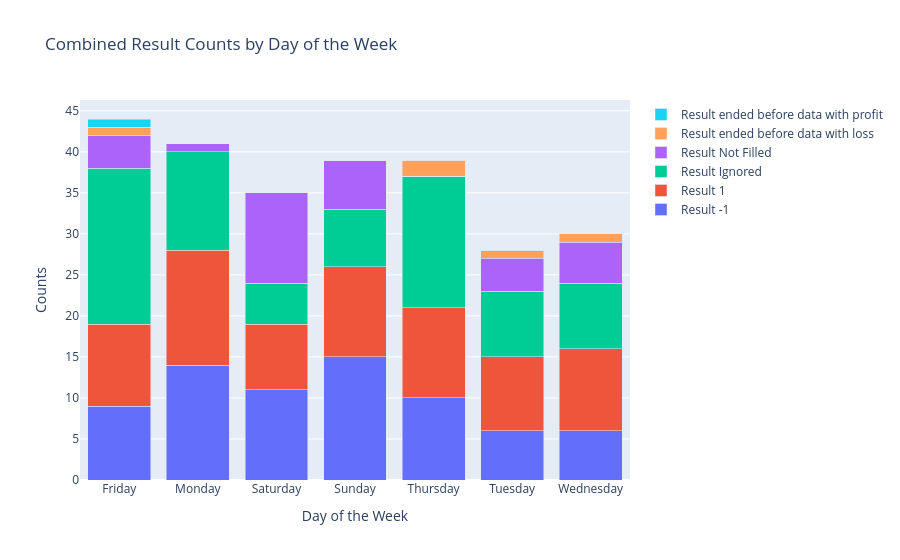

Notebook code for this chart:
### Code cell
import plotly.graph_objects as go
# Plotting the combined result counts by day of the week using Plotly
fig = go.Figure()

for result in combined_result_counts.columns:
    fig.add_trace(go.Bar(
        x=combined_result_counts.index,
        y=combined_result_counts[result],
        name=f'Result {result}'
    ))

fig.update_layout(
    title='Combined Result Counts by Day of the Week',
    xaxis_title='Day of the Week',
    yaxis_title='Counts',
    barmode='stack'
)

fig.show()

### Figure 1 — Plotly figure (JSON) as saved in the notebook; plotly's stock layout.template omitted (floating-point values rounded to 4 significant figures)
{"data": [{"name": "Result -1", "x": ["Friday", "Monday", "Saturday", "Sunday", "Thursday", "Tuesday", "Wednesday"], "y": [9.0, 14.0, 11.0, 15.0, 10.0, 6.0, 6.0], "type": "bar"}, {"name": "Result 1", "x": ["Friday", "Monday", "Saturday", "Sunday", "Thursday", "Tuesday", "Wednesday"], "y": [10.0, 14.0, 8.0, 11.0, 11.0, 9.0, 10.0], "type": "bar"}, {"name": "Result Ignored", "x": ["Friday", "Monday", "Saturday", "Sunday", "Thursday", "Tuesday", "Wednesday"], "y": [19.0, 12.0, 5.0, 7.0, 16.0, 8.0, 8.0], "type": "bar"}, {"name": "Result Not Filled", "x": ["Friday", "Monday", "Saturday", "Sunday", "Thursday", "Tuesday", "Wednesday"], "y": [4.0, 1.0, 11.0, 6.0, 0.0, 4.0, 5.0], "type": "bar"}, {"name": "Result ended before data with loss", "x": ["Friday", "Monday", "Saturday", "Sunday", "Thursday", "Tuesday", "Wednesday"], "y": [1.0, 0.0, 0.0, 0.0, 2.0, 1.0, 1.0], "type": "bar"}, {"name": "Result ended before data with profit", "x": ["Friday", "Monday", "Saturday", "Sunday", "Thursday", "Tuesday", "Wednesday"], "y": [1.0, 0.0, 0.0, 0.0, 0.0, 0.0, 0.0], "type": "bar"}], "layout": {"title": {"text": "Combined Result Counts by Day of the Week"}, "xaxis": {"title": {"text": "Day of the Week"}}, "yaxis": {"title": {"text": "Counts"}}, "barmode": "stack"}}
